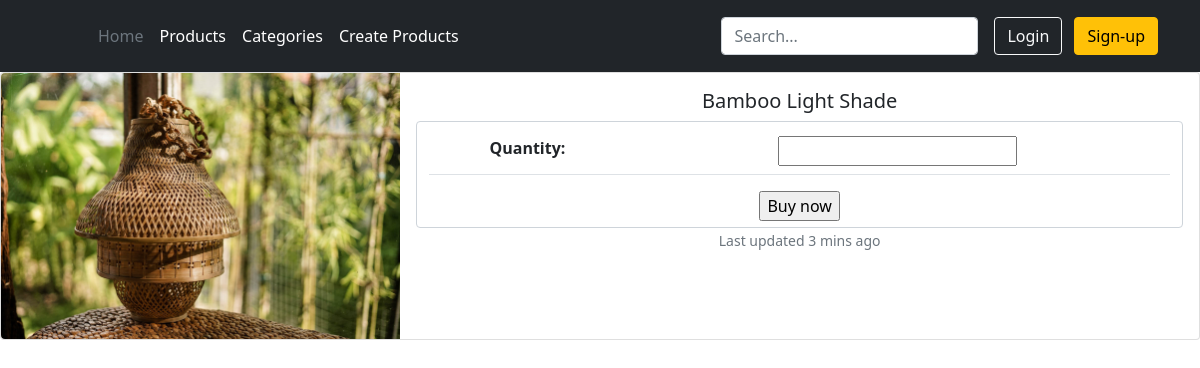
Before: /purchase/6 with the older database file.
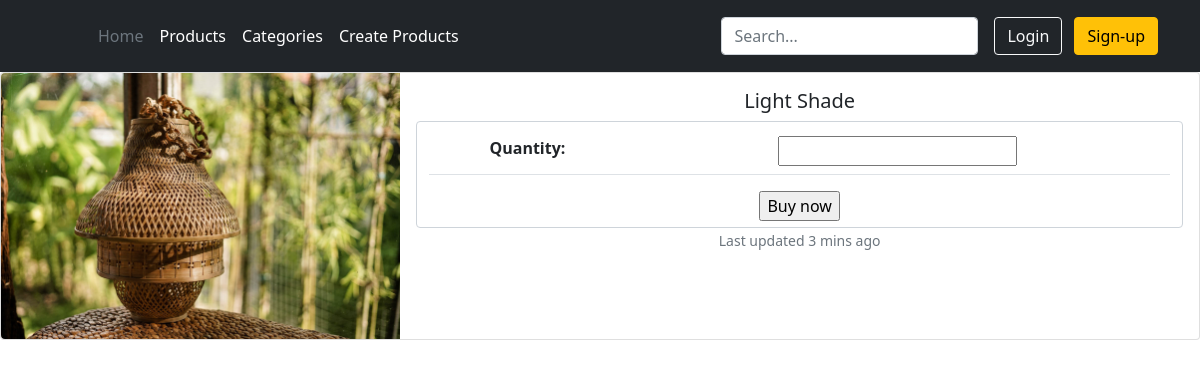
After: the same page with the newer database file.
### products/models.py (models this page shows, shortened)
class Product(models.Model):
    title = models.CharField(max_length=200)
    description = models.TextField(blank=True)
    image = models.ImageField(upload_to='images/')
    price = models.DecimalField(max_digits=6, decimal_places=2)
    category = models.ForeignKey(Category, related_name='product', on_delete=models.CASCADE)
    slug = models.SlugField(max_length=255)
    in_stock = models.BooleanField(default=True)  # Stock to change to numeric value
    is_active = models.BooleanField(default=True)
    created = models.DateTimeField(auto_now_add=True)
    updated = models.DateTimeField(auto_now=True)
    class Meta:
        verbose_name_plural = 'Products'
        ordering = ('-created',)

### storeAnada/views.py (the view, shortened to what this page needs)
# urls.py: path('purchase/<pk>', storeAnada.views.PurchaseView.as_view(), name='purchase')
class PurchaseView(FormView):
	template_name = "store/purchase.html"
	form_class = PurchaseForm
	success_url = reverse_lazy('success')
	def get_context_data(self, **kwargs):
		context = super().get_context_data(**kwargs)
		context['product'] = Product.objects.filter(id=self.kwargs['pk'])[0]
		return context
	def get_initial(self):
		initial = super(PurchaseView, self).get_initial()
		product = Product.objects.get(id=self.kwargs['pk'])
		initial.update({'product': product.pk, 'user': self.request.user.pk})
		return initial

### products/forms.py
class PurchaseForm(ModelForm):
    class Meta:
        model = Purchase
        fields = "__all__"
        widgets = {
            'product': HiddenInput(),
            'user': HiddenInput()
        }

### templates/store/purchase.html (shortened to what this page needs)
{% extends "base.html" %}
{% load static %}
{% block content %}
    <div class="card mb-xl-1">
      <div class="row g-0">
        <div class="col-md-4">
          <img src="/media/{{ product.image }}" class="img-fluid rounded-start" alt="{{ product.title }}">
        </div>
        <div class="col-md-8">
          <div class="card-body text-center align-text-bottom">
            <h5 class="card-title">{{ product.title }}</h5>
            <form class="form-control" method="POST" style="align-content: center">
                    <table class="table">
                        {{ form }}
                    </table>
                    <input type="submit" value="Buy now">
                </form>
            <p class="card-text"><small class="text-muted">Last updated 3 mins ago</small></p>
          </div>
        </div>
      </div>
</div>
{% endblock %}

Changed rows visible on the page:
changed Product: title "Bamboo Light Shade" → "Light Shade"
